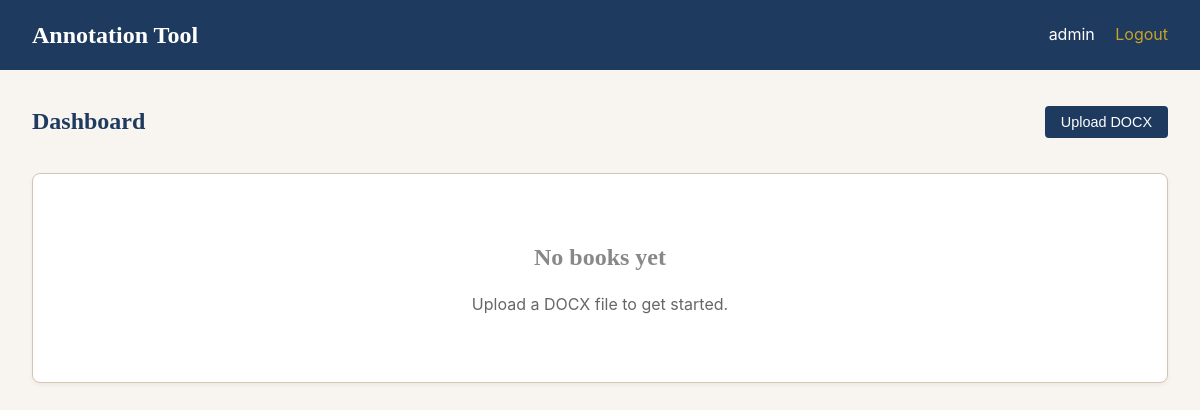
The page /dashboard (signed in) on the database as committed earlier.
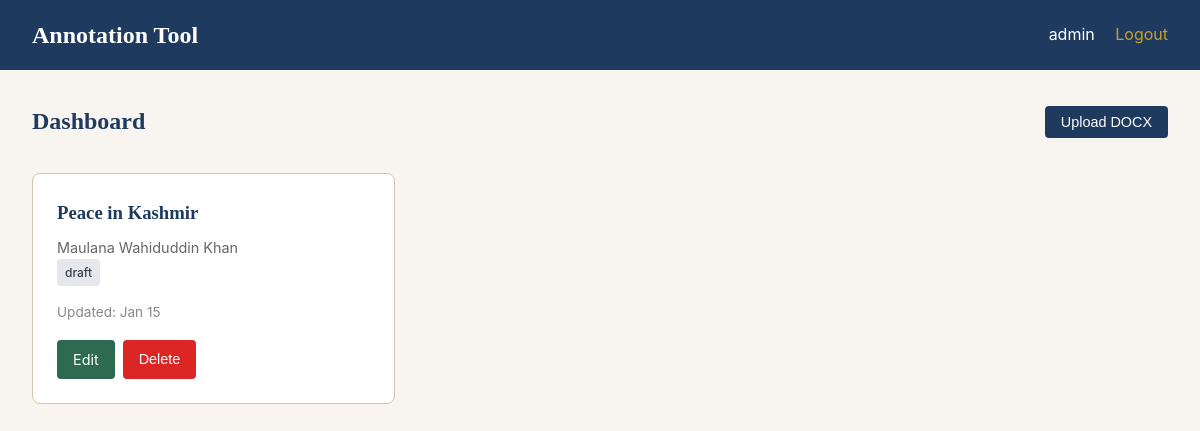
The same page on the database as committed later.
### app/models.py (models this page shows, shortened)
class User(UserMixin, db.Model):
    __tablename__ = 'users'
    id = db.Column(db.Integer, primary_key=True)
    username = db.Column(db.String(80), unique=True, nullable=False)
    password_hash = db.Column(db.String(256), nullable=True)
    role = db.Column(db.String(20), default='annotator')  # admin, annotator, reviewer
    created_at = db.Column(db.DateTime, default=datetime.utcnow)

class Book(db.Model):
    __tablename__ = 'books'
    id = db.Column(db.Integer, primary_key=True)
    title = db.Column(db.String(200), nullable=False)
    author = db.Column(db.String(200), nullable=True)
    slug = db.Column(db.String(100), unique=True, nullable=False)
    status = db.Column(db.String(20), default='draft')  # draft, in_progress, review, approved
    locked_by = db.Column(db.Integer, db.ForeignKey('users.id'), nullable=True)
    locked_at = db.Column(db.DateTime, nullable=True)
    docx_path = db.Column(db.String(500), nullable=True)
    pdf_path = db.Column(db.String(500), nullable=True)
    created_at = db.Column(db.DateTime, default=datetime.utcnow)
    updated_at = db.Column(db.DateTime, default=datetime.utcnow, onupdate=datetime.utcnow)
    chapters = db.relationship('Chapter', backref='book', lazy='dynamic', cascade='all, delete-orphan')
    groups = db.relationship('Group', backref='book', lazy='dynamic', cascade='all, delete-orphan')
    versions = db.relationship('Version', backref='book', lazy='dynamic', cascade='all, delete-orphan')

### app/routes/dashboard.py (the view)
@bp.route('/')
@bp.route('/dashboard')
@login_required
def index():
    books = Book.query.order_by(Book.updated_at.desc()).all()
    logger.info("dashboard_viewed", user=current_user.username, book_count=len(books))
    return render_template('dashboard.html', books=books, user=current_user)

### app/templates/dashboard.html (shortened to what this page needs)
{% extends "base.html" %}
{% block header %}
<header class="header">
    <h1>Annotation Tool</h1>
    <nav>
        <span>{{ user.username }}</span>
        <a href="{{ url_for('auth.logout') }}" style="margin-left: 1rem;">Logout</a>
    </nav>
</header>
{% endblock %}
{% block content %}
<div class="dashboard-header">
    <h2>Dashboard</h2>
    <button type="button" class="btn" onclick="openUploadModal()">Upload DOCX</button>
</div>
{% if books %}
<div class="book-grid">
    {% for book in books %}
    <div class="book-card">
        <h3>{{ book.title }}</h3>
        <div class="book-meta">
            {% if book.author %}{{ book.author }}<br>{% endif %}
            <span class="status-badge status-{{ book.status }}">{{ book.status }}</span>
        </div>
        <div class="book-stats">
            <span>Updated: {{ book.updated_at.strftime('%b %d') if book.updated_at else 'N/A' }}</span>
        </div>
        <div style="margin-top: 1rem; display: flex; gap: 0.5rem;">
            <a href="{{ url_for('editor.edit', slug=book.slug) }}" class="btn btn-secondary">Edit</a>
            <button class="btn btn-danger"
                    hx-delete="/api/book/{{ book.slug }}"
                    hx-confirm="Delete '{{ book.title }}'? This cannot be undone."
                    hx-target="closest .book-card"
                    hx-swap="outerHTML">Delete</button>
        </div>
    </div>
    {% endfor %}
</div>
{% else %}
<div class="empty-state card">
    <h2>No books yet</h2>
    <p>Upload a DOCX file to get started.</p>
</div>
{% endif %}
{% endblock %}

### app/templates/base.html (shortened to what this page needs)
<!DOCTYPE html>
<html lang="en">
<head>
</head>
<body>
    {% block header %}{% endblock %}
    <main class="container">
        {% block content %}{% endblock %}
    </main>
</body>
</html>

### app/templates/base.html (style rules this page uses)
:root { --primary: #1e3a5f; --secondary: #c9a227; --accent: #2d6a4f; --background: #f8f5f0; --text: #2c2c2c; --border: #d4c5b0; }
* { box-sizing: border-box; margin: 0; padding: 0; }
body { font-family: 'Inter', -apple-system, sans-serif; background: var(--background); color: var(--text); line-height: 1.6; }
h1, h2, h3 { font-family: 'Crimson Text', Georgia, serif; color: var(--primary); }
.container { max-width: 1200px; margin: 0 auto; padding: 2rem; }
.header { background: var(--primary); color: white; padding: 1rem 2rem; display: flex; justify-content: space-between; align-items: center; }
.header h1 { color: white; font-size: 1.5rem; }
.header a { color: var(--secondary); text-decoration: none; }
.btn { display: inline-block; padding: 0.5rem 1rem; background: var(--primary); color: white; border: none; border-radius: 4px; cursor: pointer; text-decoration: none; font-size: 0.9rem; }
.btn-secondary { background: var(--accent); }
.btn-danger { background: #dc2626; }

### app/templates/dashboard.html (style rules this page uses)
.dashboard-header { display: flex; justify-content: space-between; align-items: center; margin-bottom: 2rem; }
.book-grid { display: grid; grid-template-columns: repeat(auto-fill, minmax(300px, 1fr)); gap: 1.5rem; }
.book-card { background: white; border: 1px solid var(--border); border-radius: 8px; padding: 1.5rem; transition: box-shadow 0.2s; }
.book-card h3 { margin-bottom: 0.5rem; }
.book-meta { color: #666; font-size: 0.9rem; margin-bottom: 1rem; }
.book-stats { display: flex; gap: 1rem; font-size: 0.85rem; color: #888; }
.status-badge { display: inline-block; padding: 0.25rem 0.5rem; border-radius: 4px; font-size: 0.75rem; font-weight: 500; }
.status-draft { background: #e5e7eb; color: #374151; }

Rows that differ between the two databases and show on the page:
added Book: title "Peace in Kashmir", author "Maulana Wahiduddin Khan", status "draft", updated_at "Jan 15"
Other text that changed with them:
text no longer shown: "No books yet Upload a DOCX file to get started."
